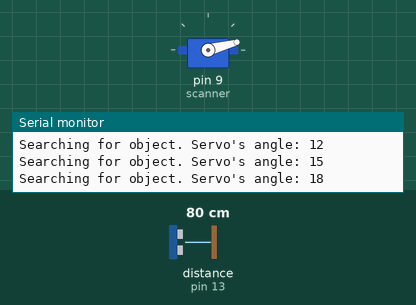
Bench run of a sketch on a simulated Arduino Uno, built with avr-gcc and run on an emulated ATmega328P. On the bench: servo, the last lines printed to the serial monitor. Wiring (inferred from the names in the program): ultrasonic range finder: trigger pin 12; echo pin 13. The inputs (shaded band) are chosen by the test bench; at power-on: distance to the obstacle (sensor on pin 13) 80 cm. The echo pulse lasts 58.3 µs per cm.

Above: at 1.2 s.
1.3 s: distance to the obstacle (sensor on pin 13) set to 23 cm
4.3 s: distance to the obstacle (sensor on pin 13) set to 18 cm
At 4.3 s:
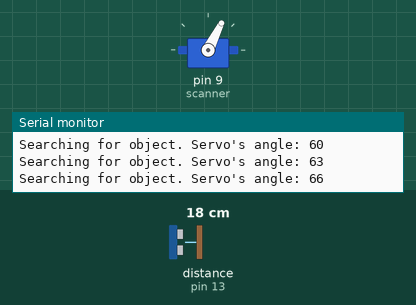
6.3 s: distance to the obstacle (sensor on pin 13) set to 35 cm
At 9.2 s:
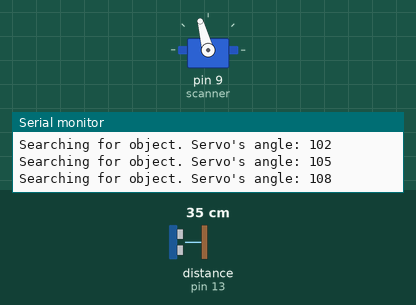
9.3 s: distance to the obstacle (sensor on pin 13) set to 2 cm
At 9.8 s:
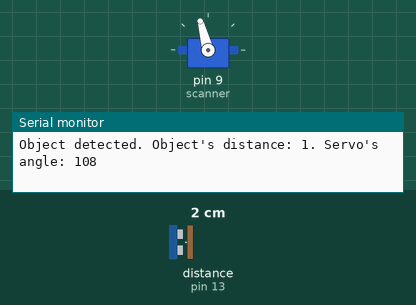
10.8 s: distance to the obstacle (sensor on pin 13) set to 250 cm
At 11.93 s:
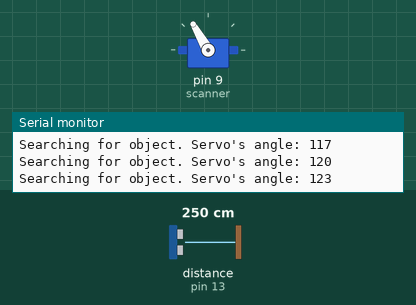
13.8 s: distance to the obstacle (sensor on pin 13) set to 17 cm
At 13.8 s:
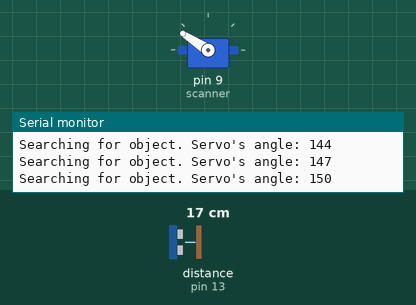
Timing chart, 0 to 16.3 s (numbered marks = the images above; inputs shaded):
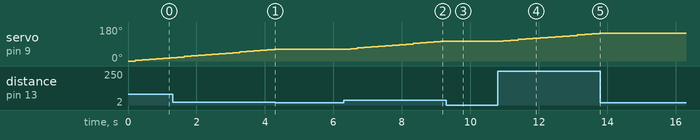

The sketch:

UltrasonicStaresAtYou.ino
```cpp
#include <Servo.h>

Servo scanner;

const int out = 12;
const int in = 13;
int pos = 0;
long dur;
long dis;
long tocm;
bool returningToZero;

void setup() {
  Serial.begin(9600);
  pinMode(in, INPUT);
  pinMode(out, OUTPUT);
  scanner.attach(9);
  scanner.write(0);
}

bool objectDetected(long tocm)
{
  if (tocm < 20)
  {
    return true;
  } else {
    return false;
  }
}

void loop()
{
  digitalWrite(out, LOW);
  delayMicroseconds(2);
  digitalWrite(out, HIGH);
  delayMicroseconds(10);
  digitalWrite(out, LOW);
  dur = pulseIn(in, HIGH);
  tocm = microsecondsToCentimeters(dur);
  if (objectDetected(tocm))
  {
    Serial.print("Object detected. Object's distance: ");
    Serial.print(tocm);
    Serial.print(". Servo's angle: ");
    Serial.println(pos);
  } else {
    if (pos < 180 && returningToZero == false)
    {
      scanner.write(pos);
      pos += 3;
      Serial.print("Searching for object. Servo's angle: ");
      Serial.println(pos);
      if (pos == 180)
        returningToZero = true;
    } else if (returningToZero == true) {
      pos -= 3;
      Serial.print("Searching for object. Servo's angle: ");
      Serial.println(pos);
      scanner.write(pos);
      if (pos == 0)
        returningToZero = false;
    }
  }
  delay(200);
}

long microsecondsToCentimeters(long microseconds)
{
  return microseconds / 29.155 / 2;
}
```

Measured:
- the behaviour switches between 21 and 20 cm on distance to the obstacle (sensor on pin 13) (found by bisection; images 0 and 1)
- after the input at 4.3 s, servo on pin 9 (scanner): stays 63° (without the input it goes to 66° after 0.18 s)
- after the input at 6.3 s, servo on pin 9 (scanner): moves from 63° to 105° over 2.6 s, starting after 0.20 s
- after the input at 9.3 s, servo on pin 9 (scanner): stays 105° (without the input it goes to 108° after 0.04 s)
- after the input at 10.8 s, servo on pin 9 (scanner): moves from 105° to 147° over 2.8 s, starting after 0.17 s
- after the input at 13.8 s, servo on pin 9 (scanner): stays 147° (without the input it goes to 150° after 0.18 s)
